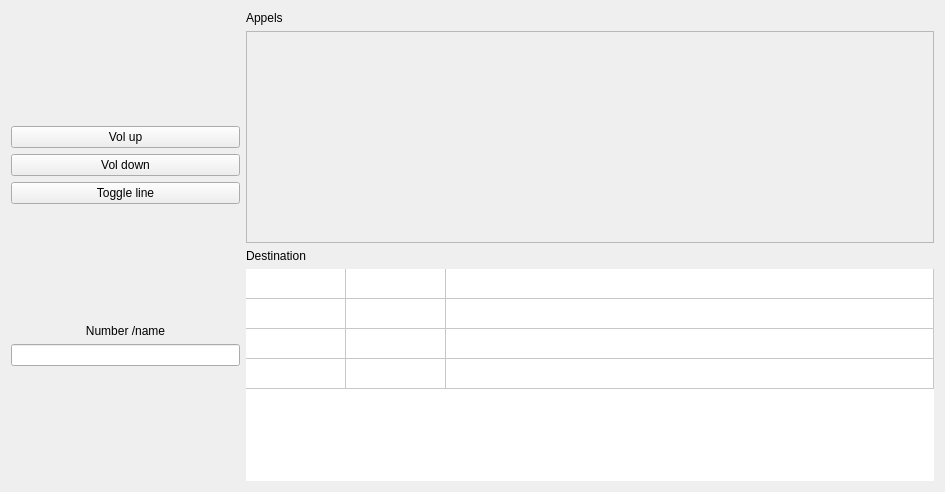
<?xml version="1.0" encoding="UTF-8"?>
<ui version="4.0">
 <class>PopcAastra</class>
 <widget class="QWidget" name="PopcAastra">
  <property name="geometry">
   <rect>
    <x>0</x>
    <y>0</y>
    <width>945</width>
    <height>492</height>
   </rect>
  </property>
  <property name="sizePolicy">
   <sizepolicy hsizetype="Preferred" vsizetype="Minimum">
    <horstretch>0</horstretch>
    <verstretch>0</verstretch>
   </sizepolicy>
  </property>
  <property name="windowTitle">
   <string>Form</string>
  </property>
  <layout class="QHBoxLayout" name="horizontalLayout" stretch="1,3">
   <item>
    <layout class="QVBoxLayout" name="verticalLayout">
     <property name="sizeConstraint">
      <enum>QLayout::SetDefaultConstraint</enum>
     </property>
     <item>
      <spacer name="verticalSpacer_2">
       <property name="orientation">
        <enum>Qt::Vertical</enum>
       </property>
       <property name="sizeHint" stdset="0">
        <size>
         <width>20</width>
         <height>40</height>
        </size>
       </property>
      </spacer>
     </item>
     <item>
      <widget class="QPushButton" name="pushButton_3">
       <property name="maximumSize">
        <size>
         <width>10000000</width>
         <height>1000000</height>
        </size>
       </property>
       <property name="text">
        <string>Vol up</string>
       </property>
      </widget>
     </item>
     <item>
      <widget class="QPushButton" name="pushButton_4">
       <property name="maximumSize">
        <size>
         <width>10000000</width>
         <height>1000000</height>
        </size>
       </property>
       <property name="text">
        <string>Vol down</string>
       </property>
      </widget>
     </item>
     <item>
      <widget class="QPushButton" name="pushButton">
       <property name="maximumSize">
        <size>
         <width>10000000</width>
         <height>1000000</height>
        </size>
       </property>
       <property name="text">
        <string>Toggle line</string>
       </property>
      </widget>
     </item>
     <item>
      <spacer name="verticalSpacer">
       <property name="orientation">
        <enum>Qt::Vertical</enum>
       </property>
       <property name="sizeHint" stdset="0">
        <size>
         <width>20</width>
         <height>40</height>
        </size>
       </property>
      </spacer>
     </item>
     <item>
      <widget class="QLabel" name="label">
       <property name="maximumSize">
        <size>
         <width>10000000</width>
         <height>1000000</height>
        </size>
       </property>
       <property name="text">
        <string>Number /name</string>
       </property>
       <property name="alignment">
        <set>Qt::AlignCenter</set>
       </property>
      </widget>
     </item>
     <item>
      <widget class="QLineEdit" name="lineEdit">
       <property name="maximumSize">
        <size>
         <width>10000000</width>
         <height>1000000</height>
        </size>
       </property>
      </widget>
     </item>
     <item>
      <spacer name="verticalSpacer_3">
       <property name="orientation">
        <enum>Qt::Vertical</enum>
       </property>
       <property name="sizeHint" stdset="0">
        <size>
         <width>20</width>
         <height>40</height>
        </size>
       </property>
      </spacer>
     </item>
    </layout>
   </item>
   <item>
    <layout class="QVBoxLayout" name="right_layout" stretch="0,0,0,0">
     <item>
      <widget class="QLabel" name="label_3">
       <property name="text">
        <string>Appels</string>
       </property>
      </widget>
     </item>
     <item>
      <widget class="QScrollArea" name="callList">
       <property name="sizePolicy">
        <sizepolicy hsizetype="Expanding" vsizetype="Expanding">
         <horstretch>0</horstretch>
         <verstretch>0</verstretch>
        </sizepolicy>
       </property>
       <property name="widgetResizable">
        <bool>true</bool>
       </property>
       <widget class="QWidget" name="scrollAreaWidgetContents_2">
        <property name="geometry">
         <rect>
          <x>0</x>
          <y>0</y>
          <width>687</width>
          <height>208</height>
         </rect>
        </property>
       </widget>
      </widget>
     </item>
     <item>
      <widget class="QLabel" name="label_2">
       <property name="text">
        <string>Destination</string>
       </property>
      </widget>
     </item>
     <item>
      <widget class="QTableWidget" name="destinationGrid">
       <property name="autoFillBackground">
        <bool>false</bool>
       </property>
       <property name="frameShape">
        <enum>QFrame::NoFrame</enum>
       </property>
       <property name="editTriggers">
        <set>QAbstractItemView::NoEditTriggers</set>
       </property>
       <property name="cornerButtonEnabled">
        <bool>true</bool>
       </property>
       <property name="rowCount">
        <number>4</number>
       </property>
       <property name="columnCount">
        <number>3</number>
       </property>
       <attribute name="horizontalHeaderVisible">
        <bool>false</bool>
       </attribute>
       <attribute name="horizontalHeaderDefaultSectionSize">
        <number>100</number>
       </attribute>
       <attribute name="horizontalHeaderStretchLastSection">
        <bool>true</bool>
       </attribute>
       <attribute name="verticalHeaderVisible">
        <bool>false</bool>
       </attribute>
       <attribute name="verticalHeaderVisible">
        <bool>false</bool>
       </attribute>
       <attribute name="horizontalHeaderStretchLastSection">
        <bool>true</bool>
       </attribute>
       <attribute name="horizontalHeaderVisible">
        <bool>false</bool>
       </attribute>
       <attribute name="horizontalHeaderDefaultSectionSize">
        <number>100</number>
       </attribute>
       <row/>
       <row/>
       <row/>
       <row/>
       <column/>
       <column/>
       <column/>
      </widget>
     </item>
    </layout>
   </item>
  </layout>
 </widget>
 <resources/>
 <connections/>
</ui>
